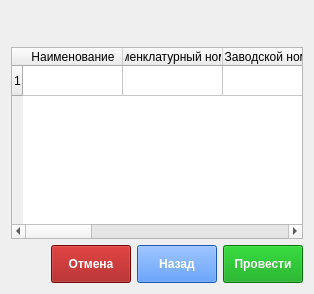
              <widget class="QWidget" name="tab_20">
               <attribute name="title">
                <string>Перечень МЦ</string>
               </attribute>
               <layout class="QVBoxLayout" name="verticalLayout_82">
                <item>
                 <layout class="QHBoxLayout" name="horizontalLayout_65">
                  <item>
                   <widget class="QPushButton" name="pushButtonAddLineMakeOrder">
                    <property name="minimumSize">
                     <size>
                      <width>30</width>
                      <height>30</height>
                     </size>
                    </property>
                    <property name="maximumSize">
                     <size>
                      <width>30</width>
                      <height>30</height>
                     </size>
                    </property>
                    <property name="text">
                     <string/>
                    </property>
                    <property name="icon">
                     <iconset resource="resources.qrc">
                      <normaloff>:/new/icons/icons/add.png</normaloff>:/new/icons/icons/add.png</iconset>
                    </property>
                    <property name="iconSize">
                     <size>
                      <width>30</width>
                      <height>30</height>
                     </size>
                    </property>
                    <property name="flat">
                     <bool>true</bool>
                    </property>
                   </widget>
                  </item>
                  <item>
                   <widget class="QPushButton" name="pushButtonRemoveLineMakeOrder">
                    <property name="minimumSize">
                     <size>
                      <width>30</width>
                      <height>30</height>
                     </size>
                    </property>
                    <property name="maximumSize">
                     <size>
                      <width>30</width>
                      <height>30</height>
                     </size>
                    </property>
                    <property name="text">
                     <string/>
                    </property>
                    <property name="icon">
                     <iconset resource="resources.qrc">
                      <normaloff>:/new/icons/icons/remove.png</normaloff>:/new/icons/icons/remove.png</iconset>
                    </property>
                    <property name="iconSize">
                     <size>
                      <width>30</width>
                      <height>30</height>
                     </size>
                    </property>
                    <property name="flat">
                     <bool>true</bool>
                    </property>
                   </widget>
                  </item>
                  <item>
                   <widget class="QPushButton" name="pushButtonDownMakeOrder">
                    <property name="minimumSize">
                     <size>
                      <width>30</width>
                      <height>30</height>
                     </size>
                    </property>
                    <property name="maximumSize">
                     <size>
                      <width>30</width>
                      <height>30</height>
                     </size>
                    </property>
                    <property name="text">
                     <string/>
                    </property>
                    <property name="icon">
                     <iconset resource="resources.qrc">
                      <normaloff>:/new/icons/icons/downArrow.png</normaloff>:/new/icons/icons/downArrow.png</iconset>
                    </property>
                    <property name="iconSize">
                     <size>
                      <width>30</width>
                      <height>30</height>
                     </size>
                    </property>
                    <property name="flat">
                     <bool>true</bool>
                    </property>
                   </widget>
                  </item>
                  <item>
                   <widget class="QPushButton" name="pushButtonUpMakeOrder">
                    <property name="minimumSize">
                     <size>
                      <width>30</width>
                      <height>30</height>
                     </size>
                    </property>
                    <property name="maximumSize">
                     <size>
                      <width>30</width>
                      <height>30</height>
                     </size>
                    </property>
                    <property name="text">
                     <string/>
                    </property>
                    <property name="icon">
                     <iconset resource="resources.qrc">
                      <normaloff>:/new/icons/icons/upArrow.png</normaloff>:/new/icons/icons/upArrow.png</iconset>
                    </property>
                    <property name="iconSize">
                     <size>
                      <width>30</width>
                      <height>30</height>
                     </size>
                    </property>
                    <property name="flat">
                     <bool>true</bool>
                    </property>
                   </widget>
                  </item>
                  <item>
                   <spacer name="horizontalSpacer_51">
                    <property name="orientation">
                     <enum>Qt::Horizontal</enum>
                    </property>
                    <property name="sizeHint" stdset="0">
                     <size>
                      <width>40</width>
                      <height>20</height>
                     </size>
                    </property>
                   </spacer>
                  </item>
                 </layout>
                </item>
                <item>
                 <widget class="QTableWidget" name="tableWidgetMakeOrder">
                  <property name="sortingEnabled">
                   <bool>true</bool>
                  </property>
                  <attribute name="horizontalHeaderStretchLastSection">
                   <bool>true</bool>
                  </attribute>
                  <row>
                   <property name="text">
                    <string>1</string>
                   </property>
                  </row>
                  <column>
                   <property name="text">
                    <string>Наименование</string>
                   </property>
                  </column>
                  <column>
                   <property name="text">
                    <string>Номенклатурный номер</string>
                   </property>
                  </column>
                  <column>
                   <property name="text">
                    <string>Заводской номер</string>
                   </property>
                  </column>
                  <column>
                   <property name="text">
                    <string>Дата выпуска</string>
                   </property>
                  </column>
                  <column>
                   <property name="text">
                    <string>Категория</string>
                   </property>
                  </column>
                  <column>
                   <property name="text">
                    <string>Ед. измерения</string>
                   </property>
                  </column>
                  <column>
                   <property name="text">
                    <string>Выдать</string>
                   </property>
                  </column>
                  <column>
                   <property name="text">
                    <string>Вид ремонта</string>
                   </property>
                  </column>
                 </widget>
                </item>
                <item>
                 <layout class="QHBoxLayout" name="horizontalLayout_66">
                  <item>
                   <spacer name="horizontalSpacer_52">
                    <property name="orientation">
                     <enum>Qt::Horizontal</enum>
                    </property>
                    <property name="sizeHint" stdset="0">
                     <size>
                      <width>40</width>
                      <height>20</height>
                     </size>
                    </property>
                   </spacer>
                  </item>
                  <item>
                   <widget class="QPushButton" name="pushButtonCancelMakeOrder">
                    <property name="minimumSize">
                     <size>
                      <width>0</width>
                      <height>38</height>
                     </size>
                    </property>
                    <property name="maximumSize">
                     <size>
                      <width>16777215</width>
                      <height>38</height>
                     </size>
                    </property>
                    <property name="font">
                     <font>
                      <pointsize>9</pointsize>
                      <weight>75</weight>
                      <bold>true</bold>
                     </font>
                    </property>
                    <property name="styleSheet">
                     <string notr="true">background-color: rgb(160, 10, 10);
color: rgb(255, 255, 255);</string>
                    </property>
                    <property name="text">
                     <string>Отмена</string>
                    </property>
                   </widget>
                  </item>
                  <item>
                   <widget class="QPushButton" name="pushButtonBackMakeOrder">
                    <property name="minimumSize">
                     <size>
                      <width>0</width>
                      <height>38</height>
                     </size>
                    </property>
                    <property name="maximumSize">
                     <size>
                      <width>16777215</width>
                      <height>38</height>
                     </size>
                    </property>
                    <property name="font">
                     <font>
                      <pointsize>9</pointsize>
                      <weight>75</weight>
                      <bold>true</bold>
                     </font>
                    </property>
                    <property name="styleSheet">
                     <string notr="true">background-color: rgb(34, 122, 255);
color: rgb(255, 255, 255);</string>
                    </property>
                    <property name="text">
                     <string>Назад</string>
                    </property>
                   </widget>
                  </item>
                  <item>
                   <widget class="QPushButton" name="pushButtonDoneMakeOrder">
                    <property name="minimumSize">
                     <size>
                      <width>0</width>
                      <height>38</height>
                     </size>
                    </property>
                    <property name="maximumSize">
                     <size>
                      <width>16777215</width>
                      <height>38</height>
                     </size>
                    </property>
                    <property name="font">
                     <font>
                      <pointsize>9</pointsize>
                      <weight>75</weight>
                      <bold>true</bold>
                     </font>
                    </property>
                    <property name="styleSheet">
                     <string notr="true">background-color: rgb(0, 160,10);
color: rgb(255, 255, 255);</string>
                    </property>
                    <property name="text">
                     <string>Провести</string>
                    </property>
                   </widget>
                  </item>
                 </layout>
                </item>
               </layout>
              </widget>
